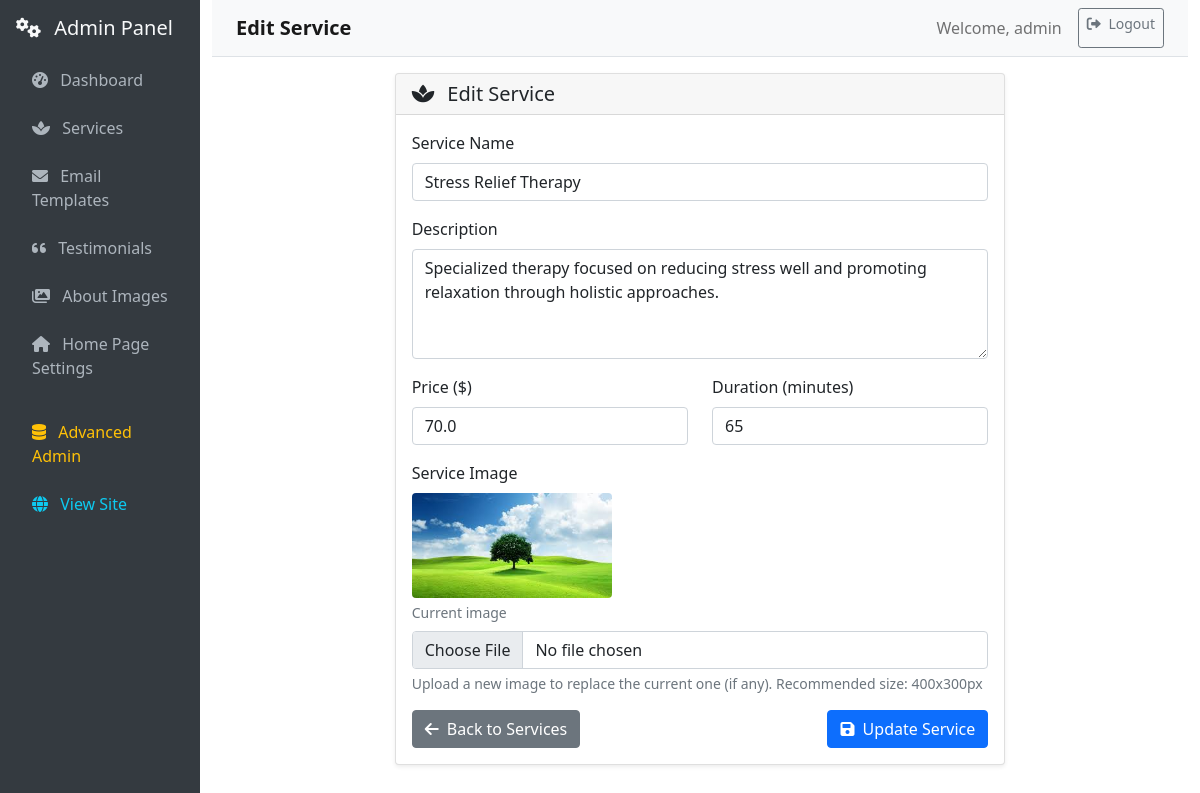
The page /admin/services/edit/2 (signed in) on the database as committed earlier.
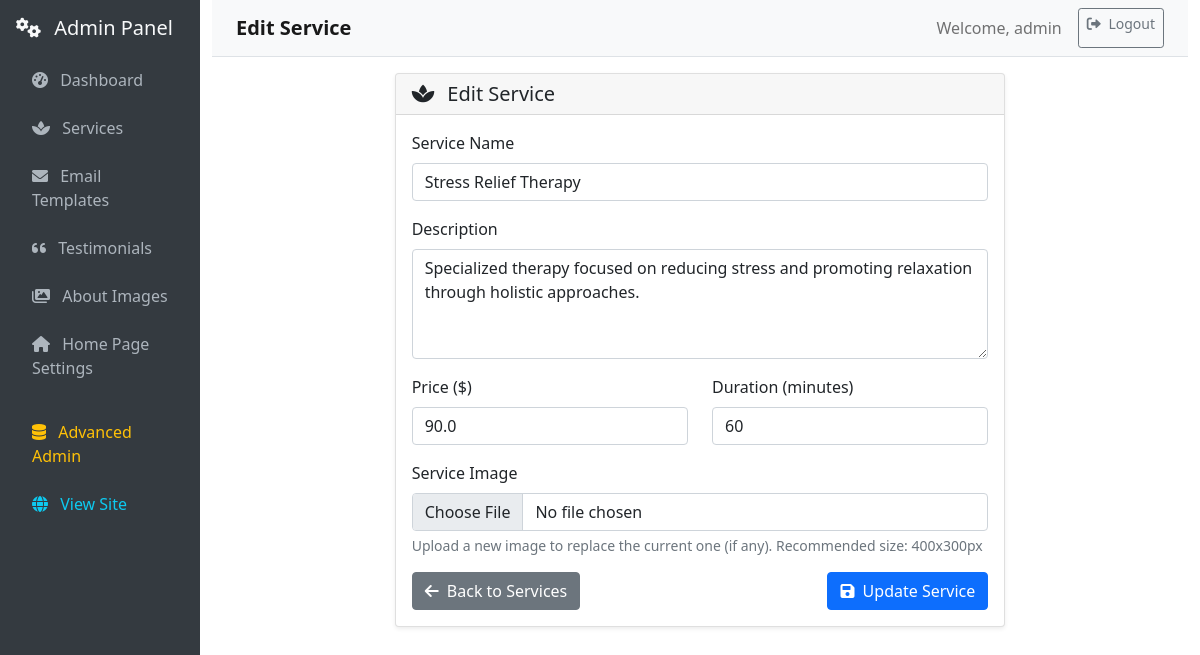
The same page on the database as committed later.
### db/models.py (models this page shows, shortened)
class Service(db.Model):
    __tablename__ = "services"
    id = db.Column(db.Integer, primary_key=True)
    name = db.Column(db.String(100), nullable=False)
    description = db.Column(db.Text, nullable=True)
    price = db.Column(db.Float, nullable=False)
    duration = db.Column(db.Integer, nullable=False)  # Duration in minutes
    image_path = db.Column(db.String(255), nullable=True)  # Path to service image

### routes/admin.py (the view, shortened to what this page needs)
@admin_bp.route('/services/edit/<int:service_id>', methods=['GET', 'POST'])
@admin_required
def edit_service(service_id):
    service = Service.query.get_or_404(service_id)
    return render_template('admin/edit_service.html', service=service)

### app_factory.py (called while the page is built)
def initialize_extensions(app):
    db.init_app(app)
    migrate = Migrate(app, db)
    babel = Babel(app)
    mail = Mail(app)
    app.mail = mail  # Make mail available globally for blueprints
    login_manager = LoginManager()
    login_manager.init_app(app)
    @login_manager.user_loader
    def load_user(user_id):
        return User.query.get(int(user_id))
    try:
        from flask_cors import CORS
        CORS(app, supports_credentials=True)
        print("✅ CORS enabled")
    except ImportError:
        print("⚠️ Flask-CORS not installed. Skipping...")
    from utils.admin_setup import setup_admin
    setup_admin(app)

### routes/admin.py (called while the page is built)
def admin_required(f):
    @wraps(f)
    @login_required
    def decorated_function(*args, **kwargs):
        if not current_user.is_authenticated or current_user.role.name != 'admin':
            flash('Admin access required.', 'error')
            return redirect(url_for('main.home'))
        return f(*args, **kwargs)
    return decorated_function

### templates/admin/edit_service.html (shortened to what this page needs)
{% extends "admin/base.html" %}
{% block page_title %}{{ 'Edit Service' if service else 'Create New Service' }}{% endblock %}
{% block content %}
<div class="row">
    <div class="col-md-8 offset-md-2">
        <div class="card">
            <div class="card-header">
                <h5 class="mb-0">
                    <i class="fas fa-spa me-2"></i>
                    {{ 'Edit Service' if service else 'Create New Service' }}
                </h5>
            </div>
            <div class="card-body">
                <form method="POST" enctype="multipart/form-data">
                    <div class="mb-3">
                        <label for="name" class="form-label">Service Name</label>
                        <input type="text" class="form-control" id="name" name="name"
                               value="{{ service.name if service else '' }}" required>
                    </div>
                    <div class="mb-3">
                        <label for="description" class="form-label">Description</label>
                        <textarea class="form-control" id="description" name="description"
                                  rows="4" placeholder="Describe the service and its benefits...">{{ service.description if service else '' }}</textarea>
                    </div>
                    <div class="row">
                        <div class="col-md-6">
                            <div class="mb-3">
                                <label for="price" class="form-label">Price ($)</label>
                                <input type="number" class="form-control" id="price" name="price"
                                       step="0.01" min="0" value="{{ service.price if service else '' }}" required>
                            </div>
                        </div>
                        <div class="col-md-6">
                            <div class="mb-3">
                                <label for="duration" class="form-label">Duration (minutes)</label>
                                <input type="number" class="form-control" id="duration" name="duration"
                                       min="1" value="{{ service.duration if service else '' }}" required>
                            </div>
                        </div>
                    </div>
                    <div class="mb-3">
                        <label for="image" class="form-label">Service Image</label>
                        {% if service and service.image_path %}
                        <div class="mb-2">
                            <img src="{{ url_for('static', filename=service.image_path) }}"
                                 alt="Current image" class="preview-image rounded">
                            <div class="text-muted small mt-1">Current image</div>
                        </div>
                        {% endif %}
                        <input type="file" class="form-control" id="image" name="image"
                               accept="image/*" onchange="previewImage(this)">
                        <div class="form-text">Upload a new image to replace the current one (if any). Recommended size: 400x300px</div>
                    </div>
                    <div class="d-flex justify-content-between">
                        <a href="{{ url_for('admin_panel.admin_services') }}" class="btn btn-secondary">
                            <i class="fas fa-arrow-left me-1"></i>
                            Back to Services
                        </a>
                        <button type="submit" class="btn btn-primary">
                            <i class="fas fa-save me-1"></i>
                            {{ 'Update Service' if service else 'Create Service' }}
                        </button>
                    </div>
                </form>
            </div>
        </div>
    </div>
</div>
{% endblock %}

Rows that differ between the two databases and show on the page:
changed Service "Stress Relief Therapy": description "Specialized therapy focused on reducing stress well and promoting relaxation through holistic approaches." → "Specialized therapy focused on reducing stress and promoting relaxation through holistic approaches."; price "70.0" → "90.0"; duration "65" → "60"; image_path: picture removed
Other text that changed with them:
text no longer shown: "Current image"
